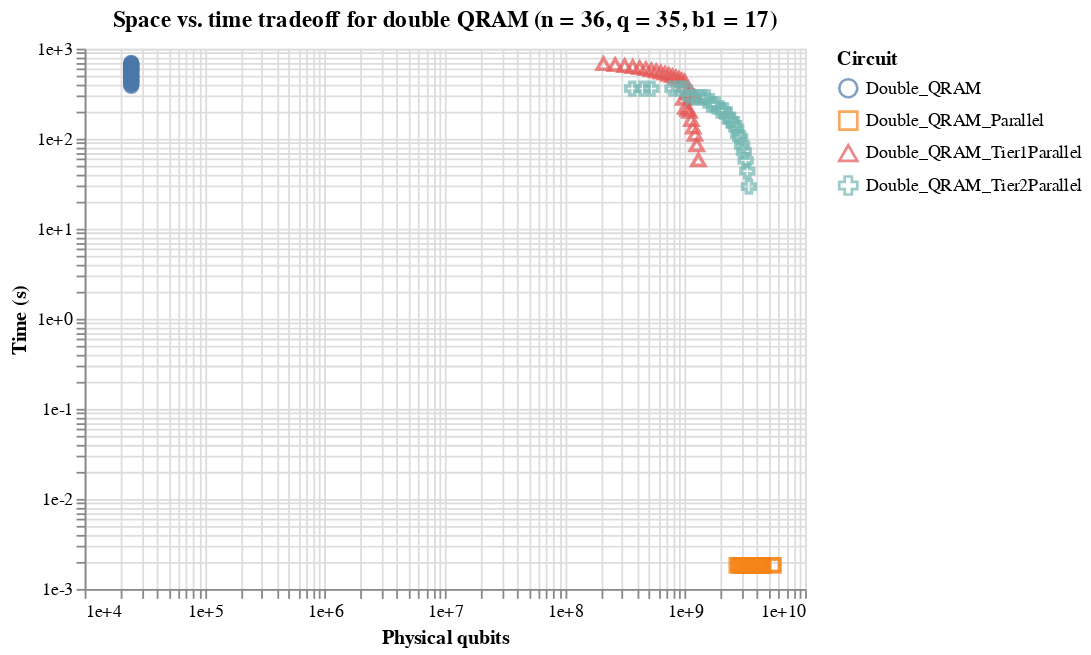

Here is the notebook cell this chart was saved with:
### Code cell
# Same as above but with hybrid circuits removed; can play with value of b1
doubles = df[np.logical_and([df['name'][i][0:6] == "Double" for i in range(df.shape[0])], np.logical_and(df['n'] == 36, df['q'] == 35))]
doubles = doubles[doubles['b1'] == 17]

Chart(doubles, title="Space vs. time tradeoff for double QRAM (n = 36, q = 35, b1 = 17)").mark_point(size=50).encode(x=X('total_phys_q',
                                  scale=Scale(type='log',
                                              domain=[1e4,1e10]),
                                  axis=Axis(title="Physical qubits",
                                            format="e")),
                              y=Y('total_time',
                                  scale=Scale(type='log',domain=[1e-3,1e3]),
                                  axis=Axis(title="Time (s)",
                                            format="e")),
                               shape='name',                                                                                     
                              color=Color('name', legend=Legend(title="Circuit"))
                              )
